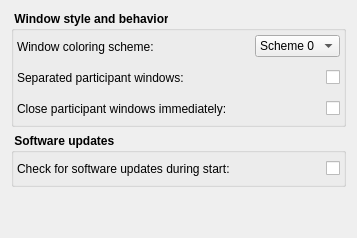
       <widget class="QWidget" name="mGeneral">
        <layout class="QVBoxLayout" name="verticalLayout_15">
         <item>
          <widget class="QGroupBox" name="mGrpStyle">
           <property name="font">
            <font>
             <weight>75</weight>
             <bold>true</bold>
            </font>
           </property>
           <property name="title">
            <string> Window style and behavior </string>
           </property>
           <layout class="QVBoxLayout" name="verticalLayout_13">
            <property name="margin">
             <number>3</number>
            </property>
            <item>
             <layout class="QHBoxLayout" name="horizontalLayout_27">
              <item>
               <widget class="QLabel" name="mLbColoring">
                <property name="minimumSize">
                 <size>
                  <width>230</width>
                  <height>25</height>
                 </size>
                </property>
                <property name="maximumSize">
                 <size>
                  <width>230</width>
                  <height>25</height>
                 </size>
                </property>
                <property name="font">
                 <font>
                  <weight>50</weight>
                  <bold>false</bold>
                 </font>
                </property>
                <property name="text">
                 <string>Window coloring scheme:</string>
                </property>
               </widget>
              </item>
              <item>
               <spacer name="horizontalSpacer_28">
                <property name="orientation">
                 <enum>Qt::Horizontal</enum>
                </property>
                <property name="sizeType">
                 <enum>QSizePolicy::MinimumExpanding</enum>
                </property>
                <property name="sizeHint" stdset="0">
                 <size>
                  <width>2</width>
                  <height>20</height>
                 </size>
                </property>
               </spacer>
              </item>
              <item>
               <widget class="QComboBox" name="mCbColoring">
                <property name="font">
                 <font>
                  <weight>50</weight>
                  <bold>false</bold>
                 </font>
                </property>
                <item>
                 <property name="text">
                  <string>Scheme 0</string>
                 </property>
                </item>
                <item>
                 <property name="text">
                  <string>Scheme 1</string>
                 </property>
                </item>
               </widget>
              </item>
             </layout>
            </item>
            <item>
             <layout class="QHBoxLayout" name="horizontalLayout_35">
              <item>
               <widget class="QLabel" name="mLbSeparatedParticipantWidgets">
                <property name="minimumSize">
                 <size>
                  <width>230</width>
                  <height>25</height>
                 </size>
                </property>
                <property name="maximumSize">
                 <size>
                  <width>230</width>
                  <height>25</height>
                 </size>
                </property>
                <property name="font">
                 <font>
                  <weight>50</weight>
                  <bold>false</bold>
                 </font>
                </property>
                <property name="text">
                 <string>Separated participant windows:</string>
                </property>
               </widget>
              </item>
              <item>
               <spacer name="horizontalSpacer_36">
                <property name="orientation">
                 <enum>Qt::Horizontal</enum>
                </property>
                <property name="sizeHint" stdset="0">
                 <size>
                  <width>40</width>
                  <height>20</height>
                 </size>
                </property>
               </spacer>
              </item>
              <item>
               <widget class="QCheckBox" name="mCbSeparatedParticipantWidgets">
                <property name="text">
                 <string/>
                </property>
               </widget>
              </item>
             </layout>
            </item>
            <item>
             <layout class="QHBoxLayout" name="horizontalLayout_36">
              <item>
               <widget class="QLabel" name="mLbCloseParticipantWidgetsImmediately">
                <property name="minimumSize">
                 <size>
                  <width>230</width>
                  <height>25</height>
                 </size>
                </property>
                <property name="maximumSize">
                 <size>
                  <width>230</width>
                  <height>25</height>
                 </size>
                </property>
                <property name="font">
                 <font>
                  <weight>50</weight>
                  <bold>false</bold>
                 </font>
                </property>
                <property name="text">
                 <string>Close participant windows immediately:</string>
                </property>
               </widget>
              </item>
              <item>
               <spacer name="horizontalSpacer_37">
                <property name="orientation">
                 <enum>Qt::Horizontal</enum>
                </property>
                <property name="sizeHint" stdset="0">
                 <size>
                  <width>40</width>
                  <height>20</height>
                 </size>
                </property>
               </spacer>
              </item>
              <item>
               <widget class="QCheckBox" name="mCbCloseParticipantWidgetsImmediately">
                <property name="text">
                 <string/>
                </property>
               </widget>
              </item>
             </layout>
            </item>
           </layout>
          </widget>
         </item>
         <item>
          <widget class="QGroupBox" name="mGrpStyle_2">
           <property name="font">
            <font>
             <weight>75</weight>
             <bold>true</bold>
            </font>
           </property>
           <property name="title">
            <string> Software updates </string>
           </property>
           <layout class="QVBoxLayout" name="verticalLayout_14">
            <property name="margin">
             <number>3</number>
            </property>
            <item>
             <layout class="QHBoxLayout" name="horizontalLayout_28">
              <item>
               <widget class="QLabel" name="mLbColoring_2">
                <property name="minimumSize">
                 <size>
                  <width>230</width>
                  <height>25</height>
                 </size>
                </property>
                <property name="maximumSize">
                 <size>
                  <width>230</width>
                  <height>25</height>
                 </size>
                </property>
                <property name="font">
                 <font>
                  <weight>50</weight>
                  <bold>false</bold>
                 </font>
                </property>
                <property name="text">
                 <string>Check for software updates during start:</string>
                </property>
               </widget>
              </item>
              <item>
               <spacer name="horizontalSpacer_29">
                <property name="orientation">
                 <enum>Qt::Horizontal</enum>
                </property>
                <property name="sizeType">
                 <enum>QSizePolicy::MinimumExpanding</enum>
                </property>
                <property name="sizeHint" stdset="0">
                 <size>
                  <width>2</width>
                  <height>20</height>
                 </size>
                </property>
               </spacer>
              </item>
              <item>
               <widget class="QCheckBox" name="mCbAutoUpdateCheck">
                <property name="text">
                 <string/>
                </property>
               </widget>
              </item>
             </layout>
            </item>
           </layout>
          </widget>
         </item>
         <item>
          <spacer name="verticalSpacer_4">
           <property name="orientation">
            <enum>Qt::Vertical</enum>
           </property>
           <property name="sizeHint" stdset="0">
            <size>
             <width>20</width>
             <height>40</height>
            </size>
           </property>
          </spacer>
         </item>
        </layout>
       </widget>
